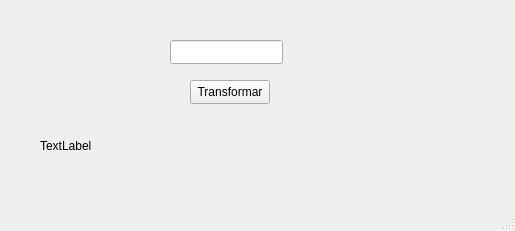
<?xml version="1.0" encoding="UTF-8"?>
<ui version="4.0">
 <class>MainWindow</class>
 <widget class="QMainWindow" name="MainWindow">
  <property name="geometry">
   <rect>
    <x>0</x>
    <y>0</y>
    <width>515</width>
    <height>231</height>
   </rect>
  </property>
  <property name="windowTitle">
   <string>MainWindow</string>
  </property>
  <widget class="QWidget" name="centralwidget">
   <widget class="QLineEdit" name="entrada">
    <property name="geometry">
     <rect>
      <x>170</x>
      <y>40</y>
      <width>113</width>
      <height>24</height>
     </rect>
    </property>
   </widget>
   <widget class="QPushButton" name="Transformar">
    <property name="geometry">
     <rect>
      <x>190</x>
      <y>80</y>
      <width>80</width>
      <height>24</height>
     </rect>
    </property>
    <property name="text">
     <string>Transformar</string>
    </property>
   </widget>
   <widget class="QLabel" name="salida">
    <property name="geometry">
     <rect>
      <x>40</x>
      <y>130</y>
      <width>451</width>
      <height>31</height>
     </rect>
    </property>
    <property name="text">
     <string>TextLabel</string>
    </property>
    <property name="scaledContents">
     <bool>false</bool>
    </property>
   </widget>
  </widget>
  <widget class="QMenuBar" name="menubar">
   <property name="geometry">
    <rect>
     <x>0</x>
     <y>0</y>
     <width>515</width>
     <height>21</height>
    </rect>
   </property>
  </widget>
  <widget class="QStatusBar" name="statusbar"/>
 </widget>
 <resources/>
 <connections/>
</ui>
